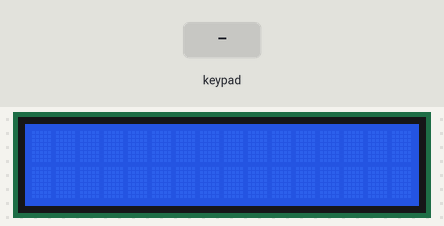
This sketch was run on a simulated Arduino Mega 2560, built with avr-gcc and run on an emulated ATmega2560. Parts: 16×2 character LCD. The inputs (shaded band) are chosen by the test bench.

Above: at 1.2 s.
1.3 s: keypad keys 3 7 3 5 3 3 3 1 # pressed 0.4 s apart
At 5.9 s:
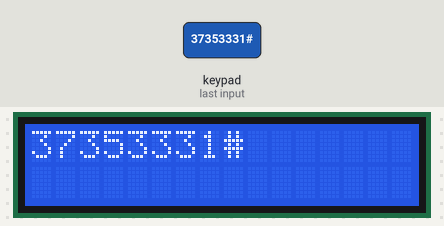
6.4 s: key 'D' pressed
At 7.1 s:
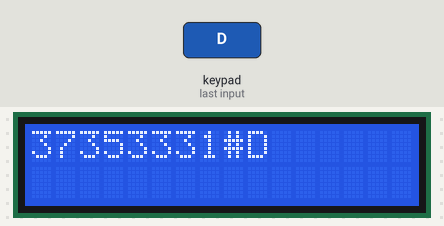
7.9 s: key 'C' pressed
At 8.3 s:
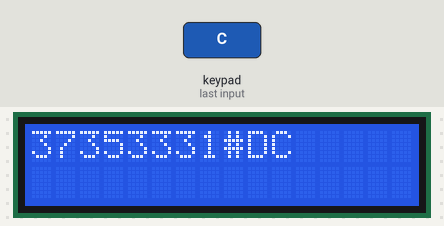
9.4 s: keypad keys 3 7 3 5 3 3 3 1 * pressed 0.4 s apart
At 13.3 s:
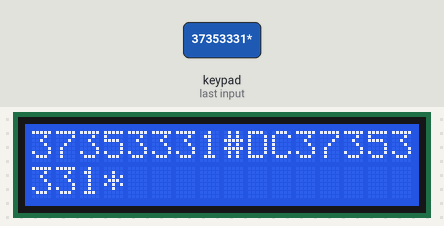
14.5 s: key 'B' pressed
At 15.7 s:
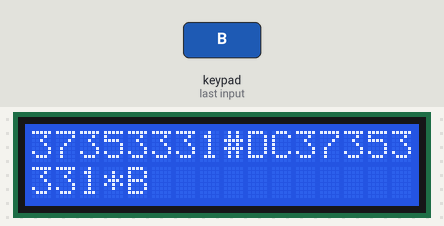
16.0 s: keypad keys 3 7 3 5 3 3 3 1 A pressed 0.4 s apart
At 20.6 s:
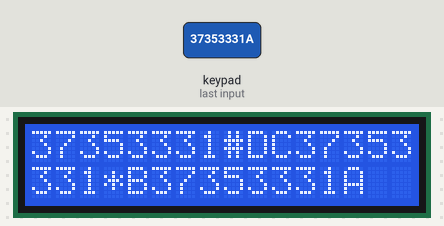
Timing chart, 0 to 22.1 s (numbered marks = the images above; inputs shaded):
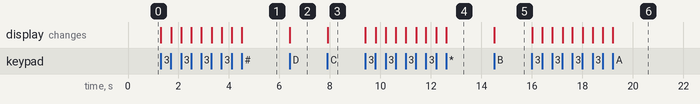

The sketch:

KEYPAD_LCD.ino
```cpp
#include <LiquidCrystal.h>
#include <Keypad.h>
const byte ROWS = 4;
const byte COLS = 4;
int baris = 0;
int pengulangan = 0;

char hexaKeys[ROWS][COLS] = {
  {'D', 'C', 'B', 'A'},
  {'#', '9', '6', '3'},
  {'0', '8', '5', '2'},
  {'*', '7', '4', '1'}
};

byte rowPins[ROWS] = {37, 35, 33, 31};
byte colPins[COLS] = {45, 43, 41, 39};

Keypad customKeypad = Keypad(makeKeymap(hexaKeys), rowPins, colPins, ROWS, COLS);

const int rs = 12, en = 11, d4 = 5, d5 = 4, d6 = 3, d7 = 2;
LiquidCrystal lcd(rs, en, d4, d5, d6, d7);

void setup() {
  lcd.begin(16, 2);

}

void loop() {
  char input = customKeypad.getKey();
  if (input) {
    lcd.setCursor(pengulangan, baris);
    pengulangan++;
    if (baris == 0) {
      lcd.print(input);
      if (pengulangan > 15) {
        baris = 1;
        pengulangan = 0;
      }
    }
    if (baris == 1) {
      lcd.print(input);
      if (pengulangan > 15) {
        baris = 0;
        pengulangan = 0;
      }
    }
  }
}
```

Measured:
- after the input at 1.3 s, the display: first changes at once (image 1 shows a later state)
- after the input at 6.4 s, the display: changes at once (image 2)
- after the input at 7.9 s, the display: changes at once (image 3)
- after the input at 9.4 s, the display: first changes at once (image 4 shows a later state)
- after the input at 14.5 s, the display: changes at once (image 5)
- after the input at 16.0 s, the display: first changes at once (image 6 shows a later state)
